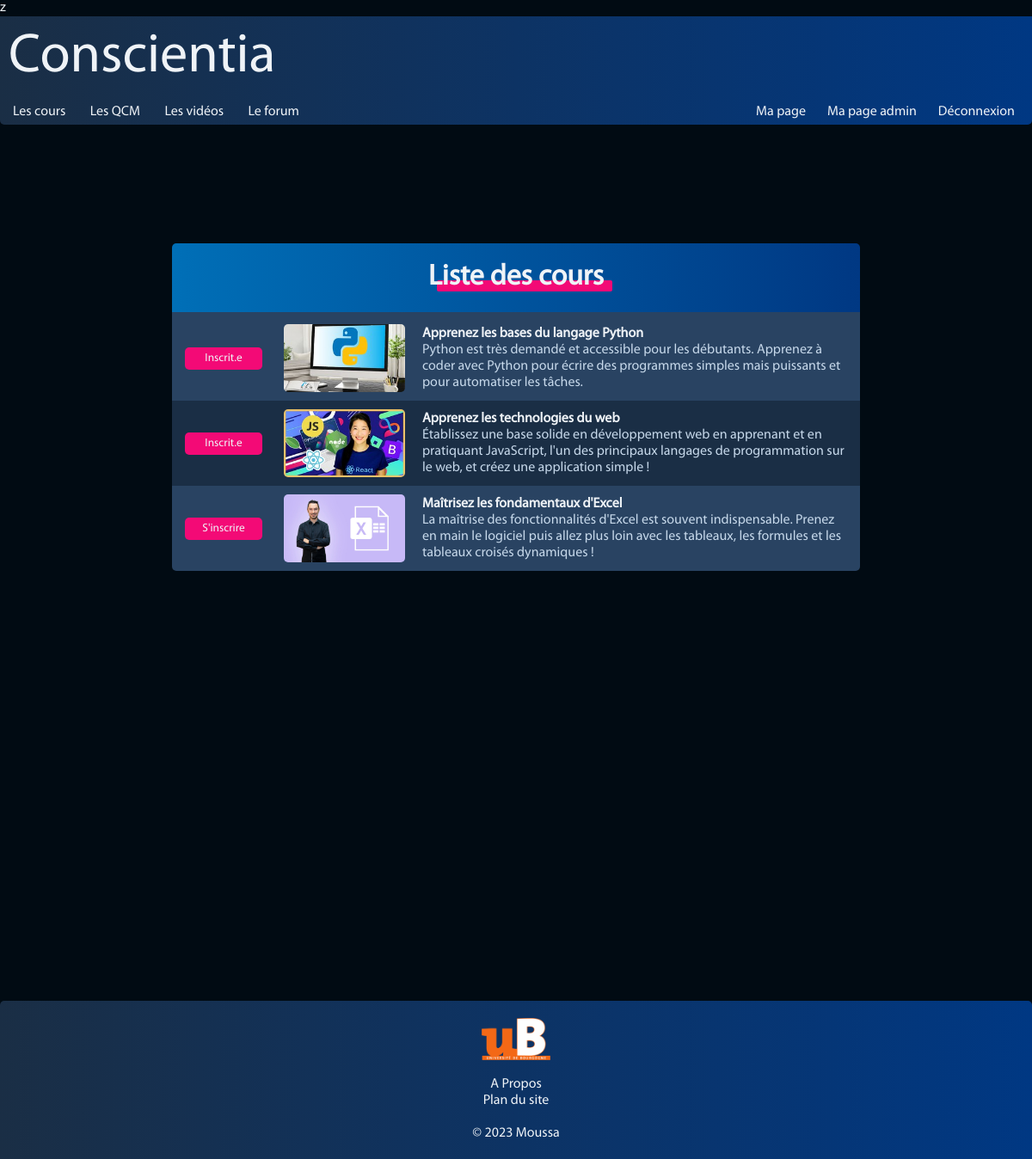
Page /php/controller/courseList.php (signed in) on the committed database.
### tables this page shows
CREATE TABLE `courses` (
  `id` int(11) NOT NULL,
  `title` varchar(128) NOT NULL,
  `description` varchar(256) NOT NULL,
  `text` text NOT NULL,
  `author_id` int(11) NOT NULL,
  `difficulty` varchar(20) NOT NULL,
  `thumbnail` varchar(128) NOT NULL
);

### php/model/courseList.php (called while the page is built)
<?php
$courseList = $conn->query("SELECT * FROM courses");
?>z

### php/controller/courseList.php (called while the page is built, shortened)
<?php
    require('../model/DBconnection.php');
    require('../model/courseList.php');
    require('../view/courseList.php');
?>

### php/view/courseList.php (the view, shortened to what this page needs)
<!DOCTYPE html>
<html lang="fr">
    <head>
        <?php include('css.php');?>
        <link rel="stylesheet" href="../../css/courseManagement.css"/>
        <link rel="stylesheet" href="../../css/table.css"/>
        <link rel="stylesheet" href="../../css/course.css"/>
    </head>
    <body>
        <?php include('header.php');?>
        <?php
            if ($courseList->num_rows > 0) {
                echo '
                    <table>
                        <tr>
                            <th colspan="3"><h2>Liste des cours</h2></th>
                        </tr>
                ';
                while($row = $courseList->fetch_assoc()) {
                    if(isset($_SESSION['email'])) {
                        $courseID=$row['id'];
                        $subscribed = false;
                        $subscribedCourse = $conn->query("SELECT * FROM courses_subs WHERE course_id='$courseID'");
                        while($row2 = $subscribedCourse->fetch_assoc()) {
                            if($row2['user_id'] == $_SESSION['id']) {
                                $subscribed = true;
                            }
                        }
                    }
                    echo '
                        <tr class="cours">';
                        if(isset($_SESSION['email'])) {
                            if($subscribed == true) {
                                echo '<td style="width:5%;"><input type="button" class="unsubscribe button" name="unsubscribe" value="Inscrit.e" onclick="unsubCourse('.$row["id"].')"/></td>';
                            }
                            else {
                                echo '<td style="width:5%;"><input type="button" class="button" name="inscrire" value="S\'inscrire" onclick="subCourse('.$row["id"].')"/></td>';
                            }
                        }
                        echo '
                                <td><div style="width:141px;height:79px;border-radius:5px;overflow:hidden;"><img src="../../'.$row['thumbnail'].'" alt="miniature du cours" class="img" ></div></td>
                                <td style="width:95%;"><span style="font-weight:bold;">'.$row["title"].'</span><br><span style="color:var(--text2);">'.$row["description"].'</span></td>
                            </tr>
                        ';
                }
                echo '</table>';
            }
            else {
                echo "Aucun cours";
            }
            include('footer.php');
        ?>
    </body>
</html>

### css/global.css (style rules this page uses)
:root { --main: #1a2e45; --mainHover: #294362; --second: #006fb7; --third: #003883; --bg:#010B13; --pink: #f30a76; --pinkHover : #c50960; --light: #009de0; --text: #eff3f7; --text2: #c6d8ea; }
body { background: var(--bg); color: var(--text); display: table; width: 100%; }
* { font-family:'Myriad Pro Regular'; margin: 0; box-sizing: border-box; }
input[type=button], input[type=submit] { background: var(--pink); border: 0; border-radius: 5px; padding: 5px; margin: 1px 5px; cursor: pointer; transition: 0.3s; }
input { color: var(--light); }
input[type=submit], input[type=button] { color: var(--text); }
h2 { position: relative; display: inline; }
h2::after { background-color: var(--pink); height: 40%; width: 100%; content: ""; border-radius: 2px; display: block; position: absolute; left : 10px; bottom: 0px; z-index: -1; }
.img { width:100%; height:100%; object-fit: cover; }

### css/courseManagement.css (style rules this page uses)
.button { width: 90px; }

### css/table.css (style rules this page uses)
table { border-collapse: collapse; width: 800px; margin: 138px auto 500px auto; border-radius: 5px; overflow: hidden; }
tr:first-of-type { background: linear-gradient(90deg, var(--second) 0%, var(--third) 100%); border-bottom: 4px solid var(--mainHover); position: relative; z-index: 2; }
tr { background: var(--main); color: var(--text); }
tr:nth-child(2n) { background: var(--mainHover); }
th { font-size: 140%; text-align: center; padding: 20px; position: relative; }
td { padding: 10px; }

### css/course.css (style rules this page uses)
.button { width: 90px; }

### rows in the picture
courses: thumbnail (picture), title "Apprenez les bases du langage Python", description "Python est très demandé et accessible pour les débutants. Apprenez à coder avec Python pour écrire des programmes simples mais puissants et pour automatiser les tâches."
courses: thumbnail (picture), title "Apprenez les technologies du web", description "Établissez une base solide en développement web en apprenant et en pratiquant JavaScript, l'un des principaux langages de programmation sur le web, et créez une application simple !"
courses: thumbnail (picture), title "Maîtrisez les fondamentaux d'Excel", description "La maîtrise des fonctionnalités d'Excel est souvent indispensable. Prenez en main le logiciel puis allez plus loin avec les tableaux, les formules et les tableaux croisés dynamiques !"
